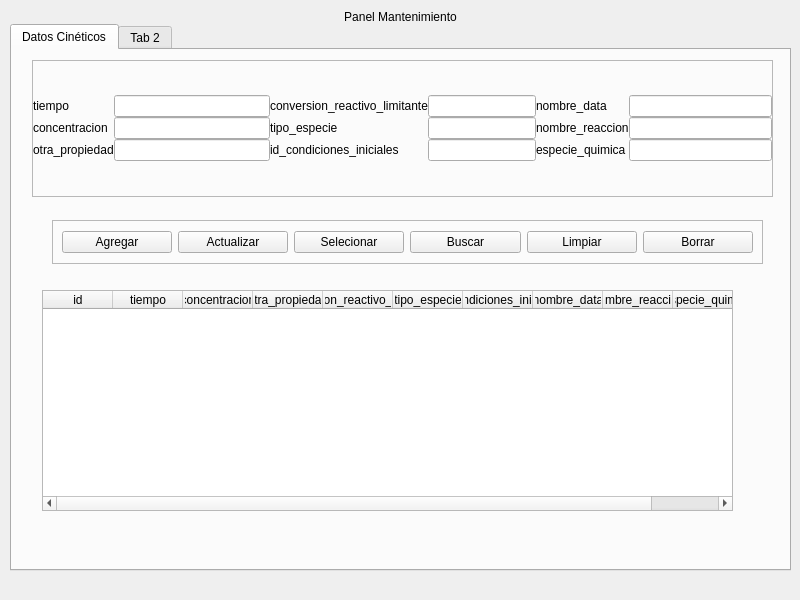
<?xml version="1.0" encoding="UTF-8"?>
<ui version="4.0">
 <class>MainWindow</class>
 <widget class="QMainWindow" name="MainWindow">
  <property name="geometry">
   <rect>
    <x>0</x>
    <y>0</y>
    <width>800</width>
    <height>600</height>
   </rect>
  </property>
  <property name="windowTitle">
   <string>MainWindow</string>
  </property>
  <widget class="QWidget" name="centralwidget">
   <widget class="QWidget" name="layoutWidget">
    <property name="geometry">
     <rect>
      <x>10</x>
      <y>10</y>
      <width>781</width>
      <height>561</height>
     </rect>
    </property>
    <layout class="QHBoxLayout" name="horizontalLayout">
     <property name="spacing">
      <number>0</number>
     </property>
     <item>
      <layout class="QVBoxLayout" name="verticalLayout">
       <property name="spacing">
        <number>0</number>
       </property>
       <item>
        <widget class="QLabel" name="titulo_label">
         <property name="maximumSize">
          <size>
           <width>16777215</width>
           <height>60</height>
          </size>
         </property>
         <property name="text">
          <string>Panel Mantenimiento</string>
         </property>
         <property name="alignment">
          <set>Qt::AlignCenter</set>
         </property>
        </widget>
       </item>
       <item>
        <widget class="QTabWidget" name="tabWidget">
         <property name="currentIndex">
          <number>0</number>
         </property>
         <widget class="QWidget" name="tab">
          <attribute name="title">
           <string>Datos Cinéticos</string>
          </attribute>
          <widget class="QFrame" name="datos_frame">
           <property name="geometry">
            <rect>
             <x>20</x>
             <y>10</y>
             <width>741</width>
             <height>137</height>
            </rect>
           </property>
           <property name="frameShape">
            <enum>QFrame::StyledPanel</enum>
           </property>
           <property name="frameShadow">
            <enum>QFrame::Raised</enum>
           </property>
           <layout class="QGridLayout" name="gridLayout_4">
            <property name="leftMargin">
             <number>0</number>
            </property>
            <property name="topMargin">
             <number>0</number>
            </property>
            <property name="rightMargin">
             <number>0</number>
            </property>
            <property name="bottomMargin">
             <number>0</number>
            </property>
            <property name="spacing">
             <number>0</number>
            </property>
            <item row="0" column="0">
             <layout class="QGridLayout" name="gridLayout">
              <property name="spacing">
               <number>0</number>
              </property>
              <item row="0" column="0">
               <widget class="QLabel" name="label_2">
                <property name="text">
                 <string>tiempo</string>
                </property>
               </widget>
              </item>
              <item row="0" column="1">
               <widget class="QLineEdit" name="tiempo_dc_edit"/>
              </item>
              <item row="1" column="0">
               <widget class="QLabel" name="label_3">
                <property name="text">
                 <string>concentracion</string>
                </property>
               </widget>
              </item>
              <item row="1" column="1">
               <widget class="QLineEdit" name="concentracion_dc_edit"/>
              </item>
              <item row="2" column="0">
               <widget class="QLabel" name="label_4">
                <property name="text">
                 <string>otra_propiedad</string>
                </property>
               </widget>
              </item>
              <item row="2" column="1">
               <widget class="QLineEdit" name="otra_propiedad_dc_edit"/>
              </item>
             </layout>
            </item>
            <item row="0" column="1">
             <layout class="QGridLayout" name="gridLayout_2">
              <property name="spacing">
               <number>0</number>
              </property>
              <item row="0" column="0">
               <widget class="QLabel" name="label_6">
                <property name="text">
                 <string>conversion_reactivo_limitante</string>
                </property>
               </widget>
              </item>
              <item row="0" column="1">
               <widget class="QLineEdit" name="conversion_reactivo_limitante_dc_edit"/>
              </item>
              <item row="1" column="0">
               <widget class="QLabel" name="label_5">
                <property name="text">
                 <string>tipo_especie</string>
                </property>
               </widget>
              </item>
              <item row="1" column="1">
               <widget class="QLineEdit" name="tipo_especie_dc_edit"/>
              </item>
              <item row="2" column="0">
               <widget class="QLabel" name="label_7">
                <property name="text">
                 <string>id_condiciones_iniciales</string>
                </property>
               </widget>
              </item>
              <item row="2" column="1">
               <widget class="QLineEdit" name="id_condiciones_iniciales_dc_edit"/>
              </item>
             </layout>
            </item>
            <item row="0" column="2">
             <layout class="QGridLayout" name="gridLayout_3">
              <property name="spacing">
               <number>0</number>
              </property>
              <item row="0" column="0">
               <widget class="QLabel" name="label_8">
                <property name="text">
                 <string>nombre_data</string>
                </property>
               </widget>
              </item>
              <item row="0" column="1">
               <widget class="QLineEdit" name="nombre_data_dc_edit"/>
              </item>
              <item row="1" column="0">
               <widget class="QLabel" name="label_9">
                <property name="text">
                 <string>nombre_reaccion</string>
                </property>
               </widget>
              </item>
              <item row="1" column="1">
               <widget class="QLineEdit" name="nombre_reaccion_dc_edit"/>
              </item>
              <item row="2" column="0">
               <widget class="QLabel" name="label_10">
                <property name="text">
                 <string>especie_quimica</string>
                </property>
               </widget>
              </item>
              <item row="2" column="1">
               <widget class="QLineEdit" name="especie_quimica_dc_edit"/>
              </item>
             </layout>
            </item>
           </layout>
          </widget>
          <widget class="QFrame" name="funciones_frame">
           <property name="geometry">
            <rect>
             <x>40</x>
             <y>170</y>
             <width>711</width>
             <height>44</height>
            </rect>
           </property>
           <property name="frameShape">
            <enum>QFrame::StyledPanel</enum>
           </property>
           <property name="frameShadow">
            <enum>QFrame::Raised</enum>
           </property>
           <layout class="QHBoxLayout" name="horizontalLayout_2">
            <item>
             <widget class="QPushButton" name="agregar_dc_btn">
              <property name="text">
               <string>Agregar</string>
              </property>
             </widget>
            </item>
            <item>
             <widget class="QPushButton" name="actualizar_dc_btn">
              <property name="text">
               <string>Actualizar</string>
              </property>
             </widget>
            </item>
            <item>
             <widget class="QPushButton" name="selecionar_dc_btn">
              <property name="text">
               <string>Selecionar</string>
              </property>
             </widget>
            </item>
            <item>
             <widget class="QPushButton" name="buscar_dc_btn">
              <property name="text">
               <string>Buscar</string>
              </property>
             </widget>
            </item>
            <item>
             <widget class="QPushButton" name="limpiar_dc_btn">
              <property name="text">
               <string>Limpiar</string>
              </property>
             </widget>
            </item>
            <item>
             <widget class="QPushButton" name="borrar_dc_btn">
              <property name="text">
               <string>Borrar</string>
              </property>
             </widget>
            </item>
           </layout>
          </widget>
          <widget class="QWidget" name="gridLayoutWidget">
           <property name="geometry">
            <rect>
             <x>30</x>
             <y>240</y>
             <width>691</width>
             <height>221</height>
            </rect>
           </property>
           <layout class="QGridLayout" name="gridLayout_5">
            <property name="spacing">
             <number>0</number>
            </property>
            <item row="0" column="0">
             <widget class="QTableWidget" name="datos_cineticos_tabla">
              <property name="focusPolicy">
               <enum>Qt::NoFocus</enum>
              </property>
              <property name="showGrid">
               <bool>false</bool>
              </property>
              <attribute name="horizontalHeaderMinimumSectionSize">
               <number>50</number>
              </attribute>
              <attribute name="horizontalHeaderDefaultSectionSize">
               <number>70</number>
              </attribute>
              <attribute name="horizontalHeaderStretchLastSection">
               <bool>true</bool>
              </attribute>
              <attribute name="verticalHeaderVisible">
               <bool>false</bool>
              </attribute>
              <column>
               <property name="text">
                <string>id</string>
               </property>
              </column>
              <column>
               <property name="text">
                <string>tiempo</string>
               </property>
              </column>
              <column>
               <property name="text">
                <string>concentracion</string>
               </property>
              </column>
              <column>
               <property name="text">
                <string>otra_propiedad</string>
               </property>
              </column>
              <column>
               <property name="text">
                <string>conversion_reactivo_limitante</string>
               </property>
              </column>
              <column>
               <property name="text">
                <string>tipo_especie</string>
               </property>
              </column>
              <column>
               <property name="text">
                <string>id_condiciones_iniciales</string>
               </property>
              </column>
              <column>
               <property name="text">
                <string>nombre_data</string>
               </property>
              </column>
              <column>
               <property name="text">
                <string>nombre_reaccion</string>
               </property>
              </column>
              <column>
               <property name="text">
                <string>especie_quimica</string>
               </property>
              </column>
             </widget>
            </item>
           </layout>
          </widget>
         </widget>
         <widget class="QWidget" name="tab_2">
          <attribute name="title">
           <string>Tab 2</string>
          </attribute>
         </widget>
        </widget>
       </item>
      </layout>
     </item>
    </layout>
   </widget>
  </widget>
 </widget>
 <resources/>
 <connections/>
</ui>
